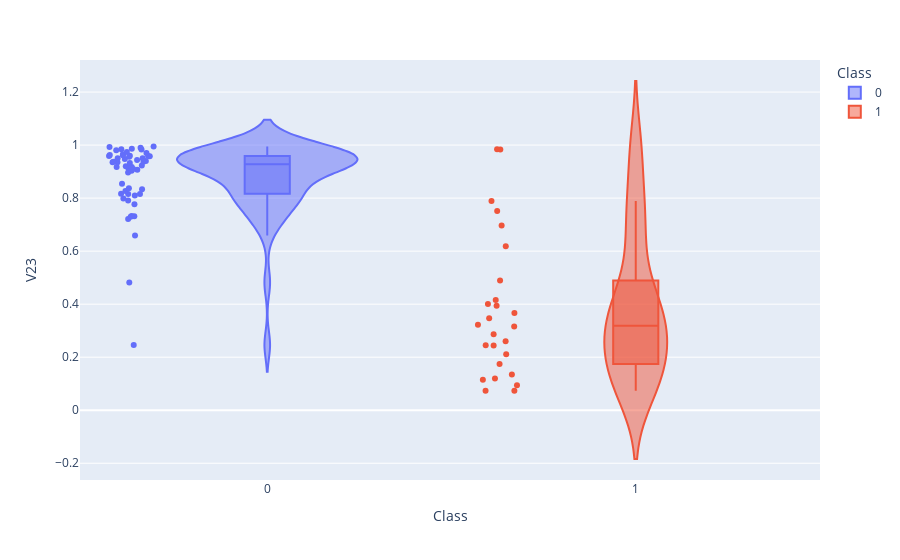

The notebook cell this image was saved under:
### Code cell
y = train_scaled.columns[1]
px.violin(train, y=y, x="Class", color="Class", box=True, points="all",
        hover_data=train1.columns)

### Figure 1 — Plotly figure (JSON) as saved in the notebook; plotly's stock layout.template omitted (floating-point values rounded to 4 significant figures; data arrays with more than 128 entries replaced by an {"elided": "..."} marker saying what was removed)
{"data": [{"alignmentgroup": "True", "box": {"visible": true}, "customdata": {"elided": "54x3 float values"}, "hovertemplate": "Class=%{x}<br>V23=%{y}<br>V2=%{customdata[0]}<br>V44=%{customdata[1]}<br>V65=%{customdata[2]}<extra></extra>", "legendgroup": "0", "marker": {"color": "#636efa"}, "name": "0", "offsetgroup": "0", "orientation": "v", "points": "all", "scalegroup": "True", "showlegend": true, "type": "violin", "x": [0, 0, 0, 0, 0, 0, 0, 0, 0, 0, 0, 0, 0, 0, 0, 0, 0, 0, 0, 0, 0, 0, 0, 0, 0, 0, 0, 0, 0, 0, 0, 0, 0, 0, 0, 0, 0, 0, 0, 0, 0, 0, 0, 0, 0, 0, 0, 0, 0, 0, 0, 0, 0, 0], "x0": " ", "xaxis": "x", "y": [0.8102, 0.8963, 0.9702, 0.9805, 0.9066, 0.9353, 0.9898, 0.9575, 0.8158, 0.9031, 0.9556, 0.9593, 0.9368, 0.9226, 0.9613, 0.7316, 0.9591, 0.8165, 0.9736, 0.9651, 0.2464, 0.8369, 0.96, 0.7294, 0.7982, 0.9173, 0.4816, 0.9505, 0.8339, 0.9095, 0.9842, 0.7324, 0.944, 0.8155, 0.9951, 0.9932, 0.9832, 0.9145, 0.7211, 0.9356, 0.94, 0.9173, 0.777, 0.7906, 0.8266, 0.9374, 0.8546, 0.9202, 0.9861, 0.6587, 0.9629, 0.9325, 0.9503, 0.9475], "y0": " ", "yaxis": "y"}, {"alignmentgroup": "True", "box": {"visible": true}, "customdata": [[0.7115, 0.008178, 0.01973], [0.661, 0.01171, 0.005203], [0.884, 0.0006156, 0], [0.7548, 0.001486, 0], [0.752, 0.002662, 0], [0.5099, 0.0009615, 0], [0.6817, 0.00234, 0], [0.8248, 0.0004, 0], [0.7827, 0.00449, 0.001837], [0.2943, 0.005062, 0.003457], [0.01021, 0.005182, 0.0001524], [0.8745, 0.004643, 0.001607], [0.6488, 0.004308, 0], [0.002393, 0.006838, 0.007521], [0.61, 0.01, 0.01333], [0.8602, 0.00463, 0], [0.3814, 0, 0], [0.592, 0.006286, 0.001], [0.7126, 0.0005556, 0], [0.5825, 0.00175, 0], [0.904, 0.001714, 0], [0.6052, 0.0008, 0], [0.9247, 0.001944, 0], [0.9225, 0.003273, 0.0003636], [0.2096, 0.0012, 0], [0.2395, 0.007857, 0.001667]], "hovertemplate": "Class=%{x}<br>V23=%{y}<br>V2=%{customdata[0]}<br>V44=%{customdata[1]}<br>V65=%{customdata[2]}<extra></extra>", "legendgroup": "1", "marker": {"color": "#EF553B"}, "name": "1", "offsetgroup": "1", "orientation": "v", "points": "all", "scalegroup": "True", "showlegend": true, "type": "violin", "x": [1, 1, 1, 1, 1, 1, 1, 1, 1, 1, 1, 1, 1, 1, 1, 1, 1, 1, 1, 1, 1, 1, 1, 1, 1, 1], "x0": " ", "xaxis": "x", "y": [0.2606, 0.3221, 0.1154, 0.2438, 0.2453, 0.4892, 0.3159, 0.1748, 0.211, 0.6972, 0.9845, 0.1193, 0.3469, 0.9832, 0.3667, 0.1352, 0.6186, 0.4007, 0.2868, 0.4158, 0.09429, 0.394, 0.07333, 0.07382, 0.7892, 0.751], "y0": " ", "yaxis": "y"}], "layout": {"legend": {"title": {"text": "Class"}, "tracegroupgap": 0}, "margin": {"t": 60}, "violinmode": "overlay", "xaxis": {"anchor": "y", "categoryarray": [0, 1], "categoryorder": "array", "domain": [0, 1], "title": {"text": "Class"}}, "yaxis": {"anchor": "x", "domain": [0, 1], "title": {"text": "V23"}}}}
